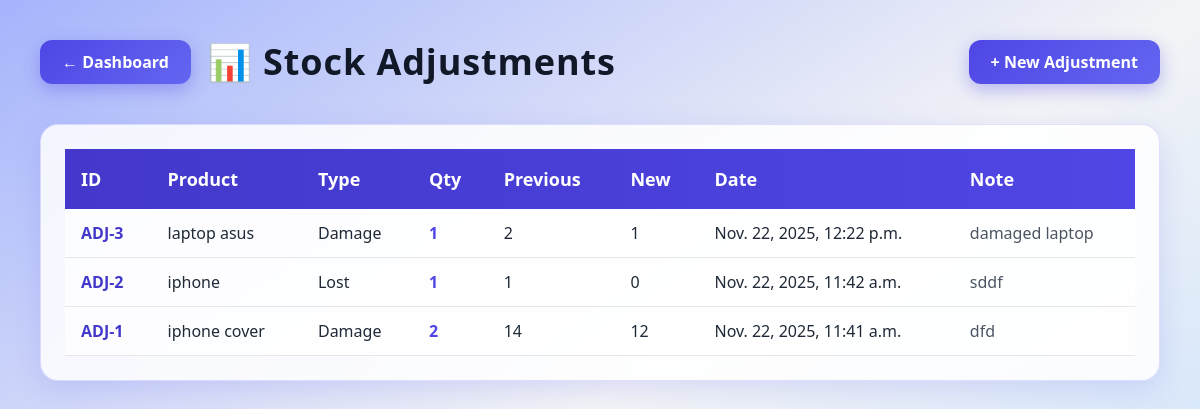
The app's page /products/adjustments/ (signed in) with its own data.
### products/models.py (models this page shows, shortened)
class StockAdjustment(models.Model):
    ADJUST_TYPES = [
        ("Increase", "Increase"),
        ("Decrease", "Decrease"),
        ("Damage", "Damage"),
        ("Lost", "Lost"),
        ("Mismatch", "Mismatch"),
    ]
    product = models.ForeignKey(Product, on_delete=models.CASCADE)
    adjustment_type = models.CharField(max_length=30, choices=ADJUST_TYPES)
    quantity = models.PositiveIntegerField()
    previous_stock = models.IntegerField()
    new_stock = models.IntegerField()
    note = models.TextField(blank=True, null=True)
    date = models.DateTimeField(default=timezone.now)

class Product(models.Model):
    name = models.CharField(max_length=200)
    sku = models.CharField(max_length=100)
    category = models.CharField(max_length=100)
    unit = models.CharField(max_length=50)
    stock = models.IntegerField()
    description = models.TextField(blank=True, null=True)
    reorder_level = models.IntegerField(default=0)

### products/views.py (the view)
# urls.py: path('adjustments/', views.adjustment_list, name='adjustment_list'),
def adjustment_list(request):
    adjustments = StockAdjustment.objects.all().order_by('-date')
    return render(request, "products/adjustment_list.html", {"adjustments": adjustments})

### templates/products/adjustment_list.html (shortened to what this page needs)
{% load static %}
<!DOCTYPE html>
<html lang="en">
<head>
  <script src="https://cdn.tailwindcss.com"></script>
</head>
<body class="bg-gradient-to-br from-indigo-300 via-gray-100 to-blue-200 min-h-screen p-10">
  <div class="max-w-6xl mx-auto">
    <div class="flex justify-between items-center mb-10">
      <div class="flex items-center">
        {% if request.user.is_authenticated %}
        <a href="{% url 'dashboard' %}" class="btn-add mr-4">← Dashboard</a>
        {% else %}
        <a href="{% url 'login' %}?next={% url 'dashboard' %}" class="btn-add mr-4">← Dashboard</a>
        {% endif %}
        <h1 class="text-4xl font-extrabold text-gray-900 tracking-wide">
          📊 Stock Adjustments
        </h1>
      </div>
      <a href="{% url 'products:adjustment_add' %}" class="btn-add">
        + New Adjustment
      </a>
    </div>
    <div class="glass-card overflow-x-auto p-6">
      <table class="w-full text-left text-gray-800">
        <thead class="table-header text-white text-lg">
          <tr>
            <th class="py-4 px-4">ID</th>
            <th class="px-4">Product</th>
            <th class="px-4">Type</th>
            <th class="px-4">Qty</th>
            <th class="px-4">Previous</th>
            <th class="px-4">New</th>
            <th class="px-4">Date</th>
            <th class="px-4">Note</th>
          </tr>
        </thead>
        <tbody>
          {% for a in adjustments %}
          <tr class="row-hover border-b bg-white/70">
            <td class="px-4 py-3 font-semibold text-indigo-700">ADJ-{{ a.id }}</td>
            <td class="px-4">{{ a.product.name }}</td>
            <td class="px-4">{{ a.adjustment_type }}</td>
            <td class="px-4 font-bold text-indigo-600">{{ a.quantity }}</td>
            <td class="px-4">{{ a.previous_stock }}</td>
            <td class="px-4">{{ a.new_stock }}</td>
            <td class="px-4">{{ a.date }}</td>
            <td class="px-4 text-gray-600">{{ a.note|default:"—" }}</td>
          </tr>
          {% empty %}
          <tr>
            <td colspan="8" class="p-6 text-center text-gray-500">
              No stock adjustments recorded yet.
            </td>
          </tr>
          {% endfor %}
        </tbody>
      </table>
    </div>
  </div>
</body>
</html>

### templates/products/adjustment_list.html (style rules this page uses)
body { animation: fadeIn .6s ease-out; }
.glass-card { background: rgba(255, 255, 255, 0.85); backdrop-filter: blur(12px); border: 1px solid rgba(99, 102, 241, 0.20); border-radius: 18px; box-shadow: 0 8px 28px rgba(99, 102, 241, 0.18); transition: .25s; }
.row-hover { transition: .25s ease; }
.btn-add { background: linear-gradient(135deg, #4f46e5, #6366f1); padding: 10px 22px; border-radius: 12px; color: white; font-weight: 600; box-shadow: 0 6px 18px rgba(79, 70, 229, .35); transition: .25s; }
.table-header { background: linear-gradient(90deg, #4338ca, #4f46e5); color: white; }

### records on screen
StockAdjustment: id "3", product.name "laptop asus", adjustment_type "Damage", quantity "1", previous_stock "2", new_stock "1", date "Nov. 22, 2025, 12:22 p.m.", note "damaged laptop"
StockAdjustment: id "2", product.name "iphone", adjustment_type "Lost", quantity "1", previous_stock "1", new_stock "0", date "Nov. 22, 2025, 11:42 a.m.", note "sddf"
StockAdjustment: id "1", product.name "iphone cover", adjustment_type "Damage", quantity "2", previous_stock "14", new_stock "12", date "Nov. 22, 2025, 11:41 a.m.", note "dfd"
